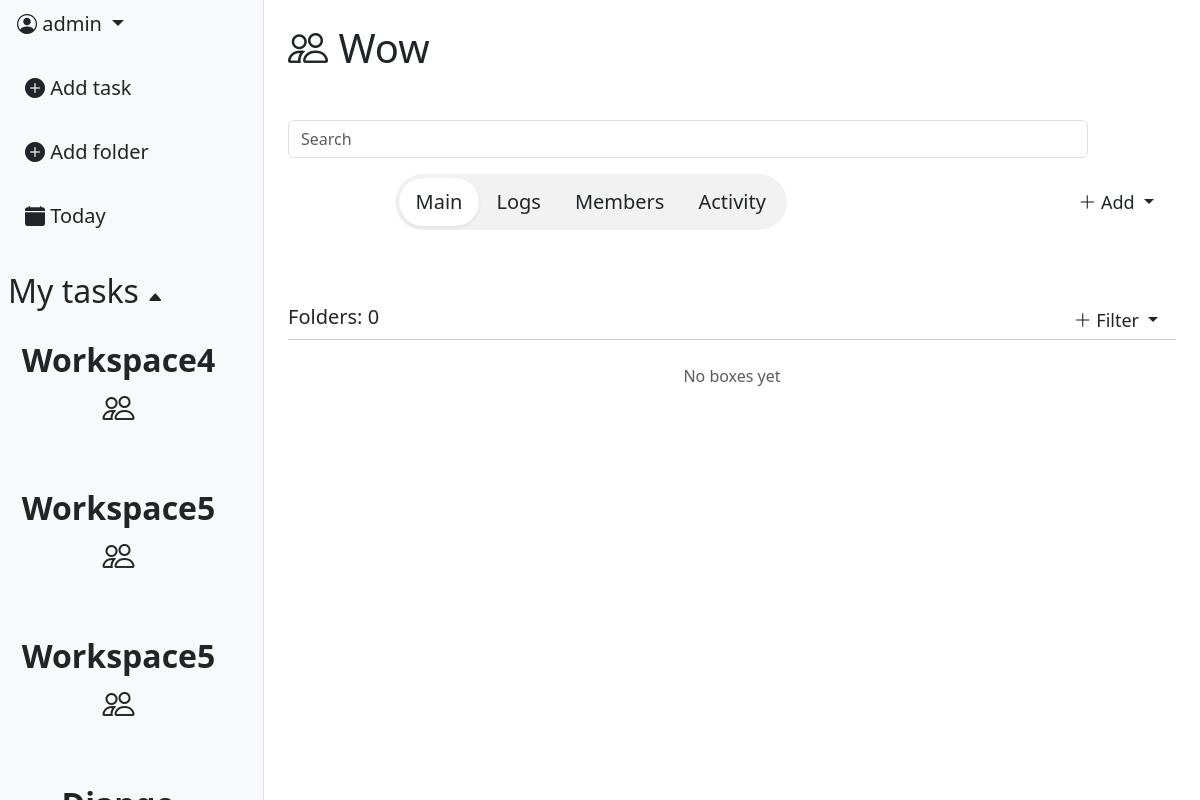
The app's page /workspace/10/ (signed in), older data.
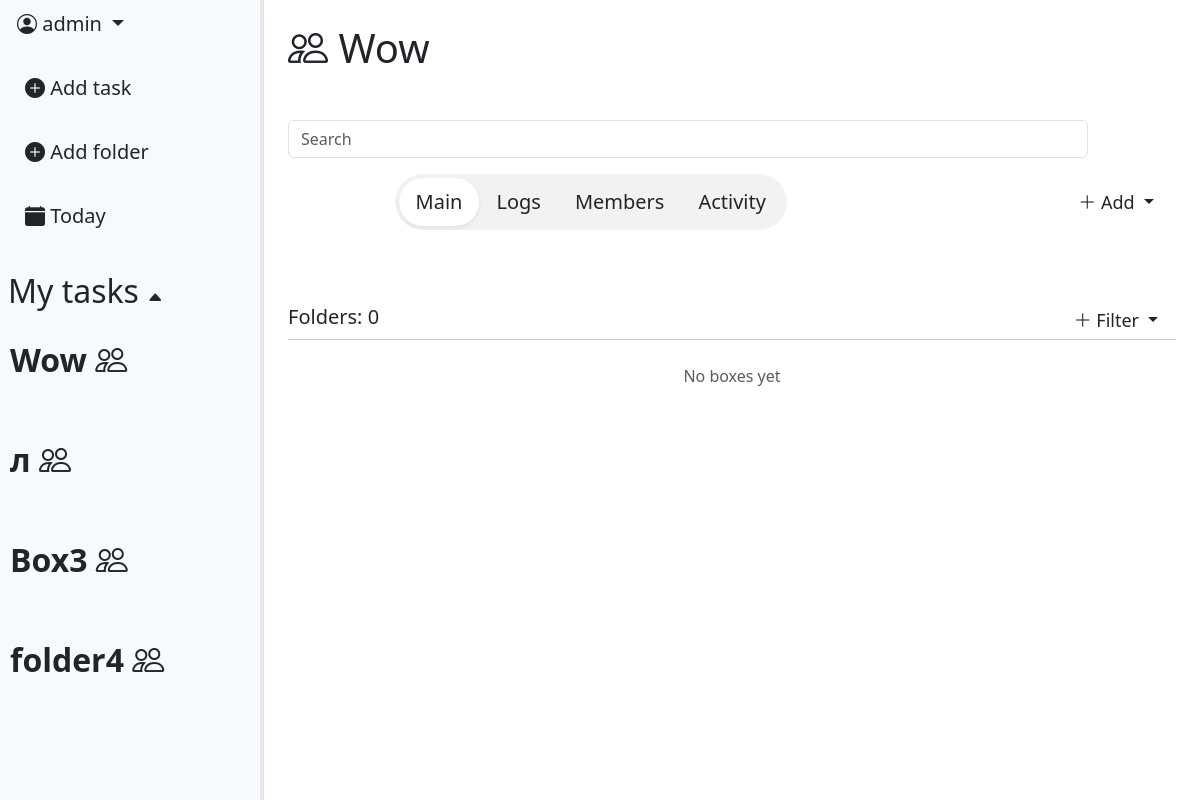
The same page, newer data.
### task_app/models.py (models this page shows, shortened)
class Workspace(models.Model):
    INVITE_PERMISSION = [
        ("owner_only", "Only owner"),
        ("owner_admin", "Owner & Admin"),
                ]
    WORKSPACE_SPACE = [
        ("one", "Just me"),
        ("two_five", "Group (2-5)"),
        ("six_fifteen", "Team (6-15)"),
    ]
    SPACE_LIMITS = {
        "one": 1,
        "two_five": 5,
        "six_fifteen": 15,
    }
    name = models.CharField(max_length=64)
    invite_role = models.CharField(max_length=16,
                                choices=INVITE_PERMISSION,
                                default='owner_admin')
    workspace_space = models.CharField(max_length=16, choices=WORKSPACE_SPACE, default='one')
    icon = models.ImageField(null=True, blank=True)
    created_at = models.DateTimeField(auto_now_add=True)
    owner = models.ForeignKey(User,
                            on_delete=models.CASCADE,
                            related_name='workspace_creator')

### workspace_app/views.py (the view, shortened to what this page needs)
# urls.py: path('workspace/<int:pk>/', views.WorkspaceDetailView.as_view(), name="workspace_detail"),
class WorkspaceDetailView(LoginRequiredMixin, DetailView):
    model = Workspace
    context_object_name = "workspace"
    template_name = "workspace/workspace_detail.html"
    def get_queryset(self):
        return Workspace.objects.filter(
            members__member=self.request.user
        )
    def get_context_data(self, **kwargs):
        context = super().get_context_data(**kwargs)
        context['tab'] = self.request.GET.get('tab', 'main')
        context['boxes'] = Box.objects.filter(
            workspace=self.object
        ).prefetch_related('folders')
        context['members'] = WorkspaceMember.objects.filter(
            workspace=self.object
        ).select_related('member')
        context['folders'] = Folder.objects.filter(
            creator=self.request.user,
            box__isnull=True
        )
        context['workspaces'] = Workspace.objects.filter(
            members__member=self.request.user
        )
        context['user_role'] = WorkspaceMember.objects.get(
            workspace=self.object,
            member=self.request.user
        ).role
        context["box_form"] = BoxForm()
        context["folders_count"] = Folder.objects.filter(workspace=self.object).count()
        context['task_form'] = TaskForm()
        context['folder_form'] = FolderForm()
        boxes_data = []
        context['boxes_json'] = json.dumps(boxes_data)
        return context

### workspace_app/forms.py
class BoxForm(forms.ModelForm):
    class Meta:
        model = Box
        fields = ["name", "color"]
    def __init__(self, *args, **kwargs):
        super(BoxForm, self).__init__(*args, **kwargs)
        self.fields['name'].widget.attrs.update({
            "class": "form-control noborder-input content-input",
            "placeholder" : "Name"
        })
        self.fields['color'].widget.attrs.update({
            "class": "form-control transparent-input",
            "placeholder" : "Color"
        })

### task_app/forms.py
class TaskForm(forms.ModelForm):
    class Meta:
        model = Task
        fields = ["title", "description", "priority", "due_date", "folder"]
        widgets = {
            'due_date': forms.TextInput(attrs={
            'class': 'form-control minimalist-date-picker',
            'placeholder': 'Select Due date',
            'autocomplete': 'off'
            })
        }
    def __init__(self, *args, **kwargs):
        current_folder = kwargs.pop('current_folder', None)
        super(TaskForm, self).__init__(*args, **kwargs)
        if current_folder:
            self.fields['folder'].initial = current_folder
        self.fields['title'].widget.attrs.update({
            "class": "form-control noborder-input title-input",
            "placeholder" : "Title"
        })
        self.fields['description'].widget.attrs.update({
            "class": "form-control noborder-input content-input",
            "placeholder" : "Content"
        })
        self.fields['priority'].widget.attrs.update({
            "class": "form-control transparent-input",
            "placeholder" : "Priority"
        })

### templates/workspace/workspace_detail.html (shortened to what this page needs)
{% extends 'base.html' %}
{% load static %}
{% load custom_tags %}
{% block content %}
    <div class="d-flex">
        {% include 'includes/leftbar.html' %}
        <div class="p-4" style="flex: 1 1 0; min-width: 0;">
            <h1><i class="bi bi-people"></i> {{workspace.name}}</h1>
            <br>
            <div class="mb-3 mt-3" style="max-width: 800px; max-height: 200px;">
                <input type="text" class="form-control" placeholder="Search">
            </div>
            <div class="d-flex align-items-center" style="margin-left: 12%;">
                <div class="d-inline-flex p-1 rounded-pill" style="background: rgba(0, 0, 0, 0.05);">
                    <a href="?tab=main"
                        class="btn btn-lg rounded-pill px-3 {% if tab == 'main' %}bg-white shadow-sm{% endif %}">
                        Main
                    </a>
                    <a href="?tab=logs"
                        class="btn btn-lg rounded-pill px-3 {% if tab == 'logs' %}bg-white shadow-sm{% endif %}">
                        Logs
                    </a>
                    <a href="?tab=members"
                        class="btn btn-lg rounded-pill px-3 {% if tab == 'members' %}bg-white shadow-sm{% endif %}">
                        Members
                    </a>
                    <a href="?tab=activity"
                        class="btn btn-lg rounded-pill px-3 {% if tab == 'activity' %}bg-white shadow-sm{% endif %}">
                        Activity
                    </a>
                </div>
                <div class="ms-auto">
                    {% if user_role == 'owner' or user_role == 'admin' %}
                        <div class="dropdown">
                            <button class="btn btn-sm dropdown-toggle custom_priorety_select_menu_lg"
                                type="button" data-bs-toggle="dropdown">
                                <i class="bi bi-plus-lg"></i> Add
                            </button>
                        </div>
                    {% elif user_role == 'member' %}
                        <button class="btn" data-bs-toggle="modal" data-bs-target="#AddBoxModal">
                            <i class="bi bi-plus-lg"></i> Add box
                        </button>
                    {% endif %}
                </div>
            </div>
            <br><br>
            {% if tab == 'main' %}
                {% include 'workspace/main_tab.html' %}
            {% elif tab == 'logs' %}
                <p>Logs content</p>
            {% elif tab == 'members' %}
                <p>Members contetn</p>
            {% elif tab == 'activity' %}
                <p>Activity content</p>
            {% endif %}
        </div>
    </div>
{% endblock %}

### templates/base.html (shortened to what this page needs)
<!DOCTYPE html>
<html lang="en">
<head>
    <link href="https://cdn.jsdelivr.net/npm/bootstrap@5.3.0/dist/css/bootstrap.min.css" rel="stylesheet">
    <link rel="stylesheet" href="https://cdn.jsdelivr.net/npm/bootstrap-icons@1.11.0/font/bootstrap-icons.css">
    <link rel="stylesheet" href="https://cdn.jsdelivr.net/npm/simplebar@latest/dist/simplebar.css">
    <link rel="stylesheet" href="https://cdn.jsdelivr.net/npm/flatpickr/dist/flatpickr.min.css">
    {% load static %}
    <link rel="stylesheet" href="{% static 'css/modal_style.css'%}">
</head>
<body>
    {% block content %}
    {% endblock %}
</body>
</html>

### templates/includes/leftbar.html (shortened to what this page needs)
<div id="leftbar" class="bg-light border-end d-flex flex-column" style="width: 22%; height: 100vh; position: relative; overflow: hidden;">
    <div class="flex-shrink-0">
        <div class="dropdown-center mb-3">
            <button class="btn btn-lg dropdown-toggle" type="button" data-bs-toggle="dropdown" aria-expanded="false">
                <i class="bi bi-person-circle"></i>  {{ user.username }}
            </button>
        </div>
        <div class="d-flex flex-column align-items-start gap-3 ps-2">
            <a class="btn btn-lg"
                data-bs-toggle="modal"
                data-bs-target="#TaskModal"
                data-workspace-id="{{ workspace.pk }}">
                <i class="bi bi-plus-circle-fill"></i> Add task
            </a>
            <a class="btn btn-lg"
                data-bs-toggle="modal"
                data-bs-target="#FolderModal"
                data-workspace-id="{{ workspace.pk }}">
                <i class="bi bi-plus-circle-fill"></i> Add folder
            </a>
            <a class="btn btn-lg" href="{% url 'tasks:task_list' %}">
                <i class="bi bi-calendar-fill"></i> Today
            </a>
        </div>
    </div>
    <br>
    <div class="ps-2 mt-2">
        <h2 id="folders-toggle" style="cursor: pointer; user-select: none;">
            My tasks <span id="folders-arrow" class="bi bi-caret-up-fill" style="font-size: 16px;"></span>
        </h2>
    </div>
    <div id="workspace_list" style="flex: 1 1 0; min-height: 0; overflow-y: auto; overflow-x: hidden; margin-right: 10px;">
        <div class="d-flex flex-column align-items-start gap-3 ps-0">
            {% for workspace in workspaces %}
                <div class="folder-row d-flex align-items-center justify-content-between p-2 rounded">
                    <a
                    href="{% url 'workspace:workspace_detail' workspace.pk %}"
                    class="btn btn-lg ps-0"
                    style="font-size: 32px; font-weight: 600;"
                    >
                    {{ workspace.name }}  <i class="bi bi-people"></i>
                    </a>
                </div>
            {% endfor %}
        </div>
    </div>
    <div id="leftbar-resizer"
        style="position: absolute;
            top: 0;right: 0; width: 3.5px; height: 100%;cursor: col-resize;
            z-index: 100;">
    </div>
</div>

### templates/workspace/main_tab.html (shortened to what this page needs)
<br>
<div class="d-flex align-items-center">
    <h5>Folders: {{ folders_count }}</h5>
    <div class="ms-auto">
       <div class="dropdown">
            <button class="btn btn-sm dropdown-toggle custom_priorety_select_menu_lg"
                type="button" data-bs-toggle="dropdown">
                <i class="bi bi-plus-lg"></i> Filter
            </button>
        </div>
    </div>
</div>
<hr class="m-0">
<div style="max-height: 500px; overflow-y: auto; overflow-x: hidden; padding-bottom: 140px;">
    {% for box in boxes %}
        <div class="d-flex align-items-center p-3" style="cursor: pointer; user-select: none;" onclick="toggleBox({{ box.pk }})">
            <i id="box-arrow-{{ box.pk }}" class="bi bi-caret-up-fill ms-2"></i>
            <p class="ms-3 mb-0" style="font-size: 1.7rem; font-weight: bold;">
                <i class="bi bi-box2-fill" style="font-size: 2.5rem; color: {{ box.color }};"></i>
                {{ box.name }}
            </p>
            <div class="dropdown ms-auto" onclick="event.stopPropagation()">
                <button class="btn btn-sm dropdown-toggle custom_priorety_select_menu_lg"
                    type="button" data-bs-toggle="dropdown">
                    <i class="bi bi-patch-plus" style="font-size: 1.5rem;"></i>
                </button>
                <ul class="dropdown-menu shadow custom_priorety_select_menu_lg">
                    <li>
                        <a href="#" class="dropdown-item"
                        data-bs-toggle="modal"
                        data-bs-target="#FolderModal-{{ box.pk }}">
                            <i class="bi bi-plus-circle-fill"></i> Add folder
                        </a>
                    </li>
                    <li>
                        <a class="dropdown-item" href="#">
                            <i class="bi bi-pencil-fill text-success"></i> Edit
                        </a>
                    </li>
                    <li>
                        <a href="#" class="dropdown-item text-danger"
                        data-bs-toggle="modal"
                        data-bs-target="#DeleteBoxModal-{{ box.pk }}">
                            <i class="bi bi-trash-fill"></i> Delete
                        </a>
                    </li>
                </ul>
            </div>
        </div>
        <div id="box-folder-{{ box.pk }}" class="ps-4 pb-2" style="overflow: hidden; transition: 0.3s;">
            {% for folder in box.folders.all %}
                <div class="folder-row d-flex align-items-center justify-content-between p-2 rounded">
                    <a
                        href="{% url 'workspace:folder-detail' pk=box.workspace.pk folder_id=folder.pk %}"
                        class="btn btn-lg"
                        style="color: {{ folder.color }}; font-weight: bold;"
                        >
                        #{{ folder.name }}
                    </a>
                </div>
            {% endfor%}
        </div>
        {% include 'workspace/modal_box_folder.html' with box=box %}
        {% include 'workspace/modal_delete_box.html' with box=box %}
    {% empty %}
        <p class="text-muted text-center mt-4">No boxes yet</p>
    {% endfor %}
</div>

### static/css/modal_style.css (style rules this page uses)
.folder-row { background-color: transparent; border-radius: 10px !important; border: 1px solid transparent; transition: all 0.2s ease-in-out; }
#leftbar-resizer { opacity: 0; transition: opacity 0.2s; background: #e6eaef; border-radius: 4px; }
.custom_priorety_select_menu_lg { font-size: 18px; border-radius: 12px; min-width: 120px; }

Row changes from the older to the newer data that the page shows:
removed Workspace: name "Workspace4"
removed Workspace: name "Workspace5"
removed Workspace: name "Workspace5"
now on one of the page's lists (row edited): Workspace: name "Wow"
added Workspace: name "л"
added Workspace: name "Box3"
added Workspace: name "folder4"
